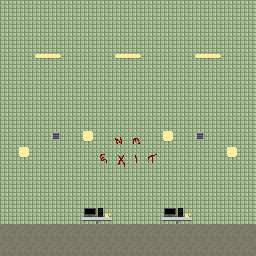

A 2D game scene composited from a Tiled map and its tileset images. What follows is a short description and the map's XML, with every tile layer's data as written:
An orthogonal 16x16 tile map with 16x16 px tiles, 2 tile layers (Tile Layer 1, Tile Layer 2), 2 tilesets.

<map version="1.9" tiledversion="1.9.2" orientation="orthogonal" renderorder="right-down" width="16" height="16" tilewidth="16" tileheight="16" infinite="0" nextlayerid="3" nextobjectid="1">
 <tileset firstgid="1" name="Main" tilewidth="16" tileheight="16" tilecount="1850" columns="50">
  <image source="horror_sidescroller_assets/tileset.png" width="800" height="600" />
 </tileset>
 <tileset firstgid="1851" name="Desk" tilewidth="16" tileheight="16" tilecount="2" columns="2">
  <image source="horror_sidescroller_assets/standalone_assets/computer.png" width="34" height="22" />
 </tileset>
 <layer id="1" name="Tile Layer 1" width="16" height="16">
  <data encoding="csv">
52,52,52,52,52,52,52,52,52,52,52,52,52,52,52,52,
52,52,52,52,52,52,52,52,52,52,52,52,52,52,52,52,
52,52,52,52,52,52,52,52,52,52,52,52,52,52,52,52,
52,52,52,52,52,52,52,52,52,52,52,52,52,52,52,52,
52,52,52,52,52,52,52,52,52,52,52,52,52,52,52,52,
52,52,52,52,52,52,52,52,52,52,52,52,52,52,52,52,
52,52,52,52,52,52,52,52,52,52,52,52,52,52,52,52,
52,52,52,52,52,52,52,52,52,52,52,52,52,52,52,52,
52,52,52,52,52,52,52,52,52,52,52,52,52,52,52,52,
52,52,52,52,52,52,52,52,52,52,52,52,52,52,52,52,
52,52,52,52,52,52,52,52,52,52,52,52,52,52,52,52,
52,52,52,52,52,52,52,52,52,52,52,52,52,52,52,52,
52,52,52,52,52,52,52,52,52,52,52,52,52,52,52,52,
52,52,52,52,52,52,52,52,52,52,52,52,52,52,52,52,
1,1,1,1,1,1,1,1,1,1,1,1,1,1,1,1,
1,1,1,1,1,1,1,1,1,1,1,1,1,1,1,1
</data>
 </layer>
 <layer id="2" name="Tile Layer 2" width="16" height="16">
  <data encoding="csv">
0,0,0,0,0,0,0,0,0,0,0,0,0,0,0,0,
0,0,0,0,0,0,0,0,0,0,0,0,0,0,0,0,
0,0,0,0,0,0,0,0,0,0,0,0,0,0,0,0,
0,0,107,108,0,0,0,107,108,0,0,0,107,108,0,0,
0,0,0,0,0,0,0,0,0,0,0,0,0,0,0,0,
0,0,0,0,0,0,0,0,0,0,0,0,0,0,0,0,
0,0,0,0,0,0,0,0,0,0,0,0,0,0,0,0,
0,0,0,0,0,0,0,0,0,0,0,0,0,0,0,0,
0,0,0,51,0,103,0,20,21,0,103,0,51,0,0,0,
0,103,0,0,0,0,11,30,15,26,0,0,0,0,103,0,
0,0,0,0,0,0,61,80,65,76,0,0,0,0,0,0,
0,52,0,0,0,0,0,0,0,0,0,0,0,0,52,0,
0,0,0,0,0,0,0,0,0,0,0,0,0,0,0,0,
0,0,0,0,0,1851,1852,0,0,0,1851,1852,0,0,0,0,
0,0,0,0,0,0,0,0,0,0,0,0,0,0,0,0,
0,0,0,0,0,0,0,0,0,0,0,0,0,0,0,0
</data>
 </layer>
</map>